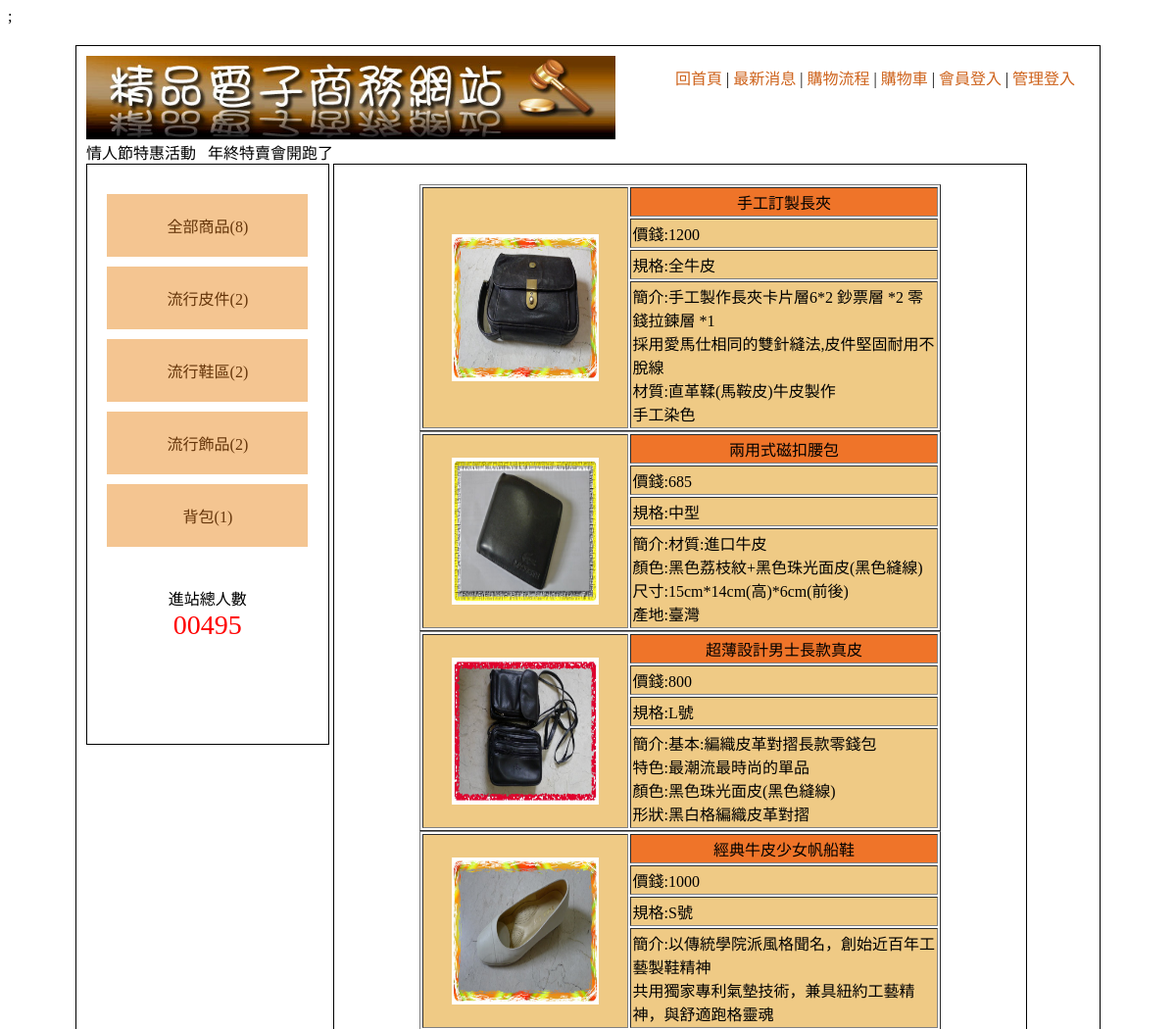
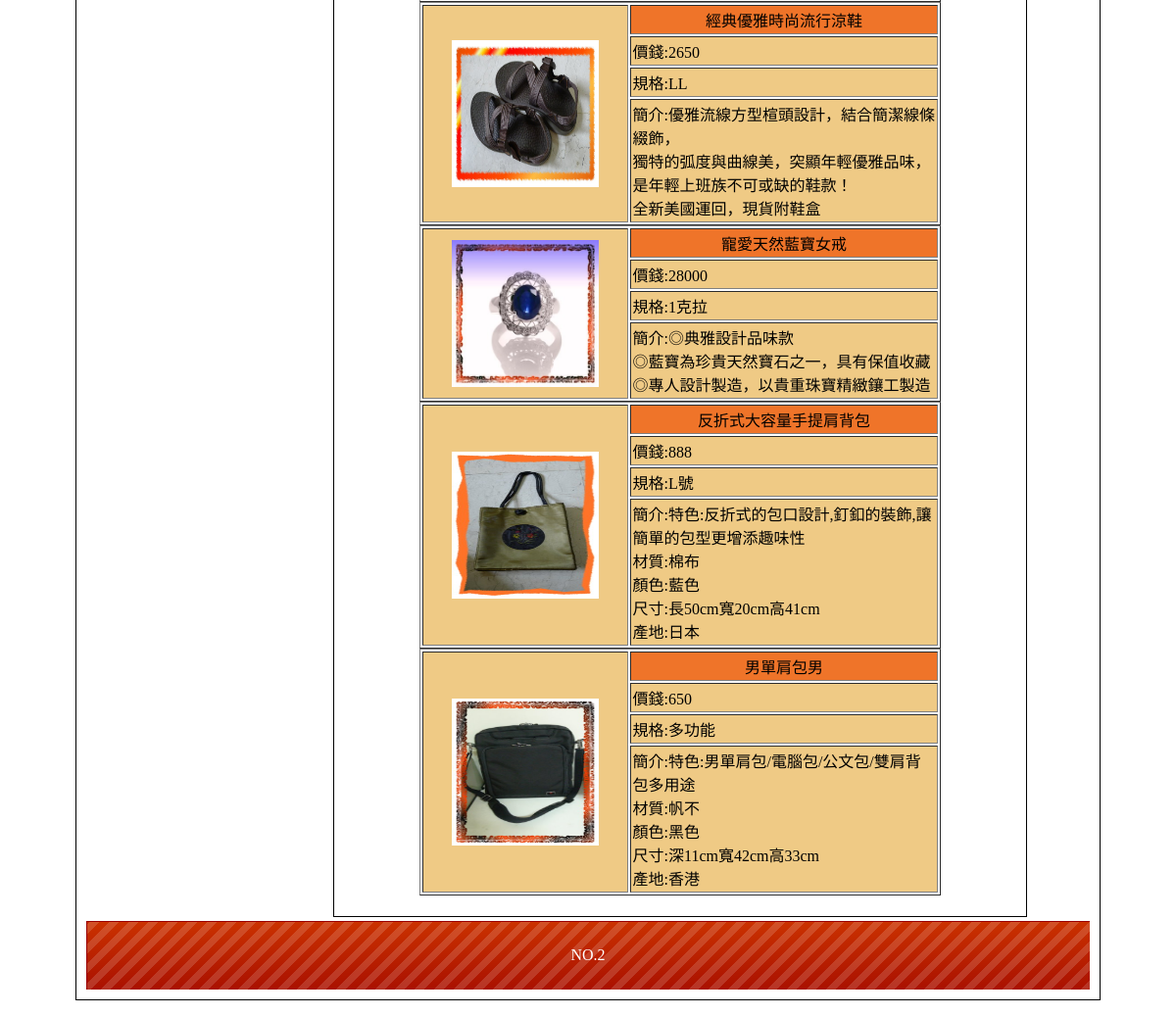
The page / on the database its author committed (2 pictures, top to bottom).
### tables this page shows
CREATE TABLE `item1` (
  `item1_seq` int(10) UNSIGNED NOT NULL,
  `item1_txt` text NOT NULL
);

CREATE TABLE `item3` (
  `item3_seq` int(10) UNSIGNED NOT NULL,
  `item3_txt` text NOT NULL,
  `item3_price` int(10) NOT NULL,
  `item3_type` text NOT NULL,
  `item3_howmuch` int(10) NOT NULL,
  `item3_img` text NOT NULL,
  `item3_con` text NOT NULL,
  `item3_i1` int(10) NOT NULL,
  `item3_i2` int(10) NOT NULL,
  `item3_display` int(2) NOT NULL
);

CREATE TABLE `bot` (
  `bot_seq` int(10) UNSIGNED NOT NULL,
  `bot_txt` text NOT NULL
);

### all.php (the view)
<?php
$sql = "select * from item3 where item3_display = '1'";
$c1  = mysqli_query($link,$sql);
$c2  = mysqli_fetch_assoc($c1);
?>
<div style="overflow:auto;" >
<?php do{ ?>
<table width="80%" border="1" cellspacing="2" cellpadding="2" align="center">
  <tr>
    <td width="40%" rowspan="4" align="center" valign="middle" class="pp"><a href='index.php?do=itemdata&seq=<?=$c2["item3_seq"]?>'><img src="img/<?=$c2["item3_img"]?>" width="150" height="150"></a></td>
    <td align="center" valign="middle" class="tt"><?=$c2["item3_txt"]?></td>
  </tr>
  <tr>
    <td align="left" valign="middle" class="pp">價錢:<?=$c2["item3_price"]?></td>
  </tr>
  <tr>
    <td align="left" valign="middle" class="pp">規格:<?=$c2["item3_type"]?></td>
  </tr>
  <tr>
    <td align="left" valign="middle" class="pp">簡介:<?=nl2br($c2["item3_con"])?></td>
  </tr>
</table>
<?php }while($c2  = mysqli_fetch_assoc($c1)) ?>
</div>

### index.php (shortened to what this page needs)
<!DOCTYPE html PUBLIC "-//W3C//DTD XHTML 1.0 Transitional//EN" "http://www.w3.org/TR/xhtml1/DTD/xhtml1-transitional.dtd">
<?php
include_once("head.php");
?>
<body>
	<div id="main" style="width:1024px;">
    	<div id="top">
        	<a href="index.php">
            	<img src="./home_files/0416.jpg" width="540">
            </a>
                        <div style="padding:10px;width:413px;float:right">
                <a href="?">回首頁</a> |
                <a href="?do=news">最新消息</a> |
                <a href="?do=look">購物流程</a> |
                <a href="?do=buycart">購物車</a> |
                                <a href="?do=login">會員登入</a> |
                                <a href="?do=adminlog">管理登入</a>
           </div>
                <marquee>情人節特惠活動 &nbsp; 年終特賣會開跑了   </marquee>      </div>
        <div id="left" class="ct" style="overflow:auto;">
        	<div style="min-height:400px;">
                        <?php include_once("leftlist.php");?>
        	            </div>
                        <span>
            	<div>進站總人數</div>
                <div style="color:#f00; font-size:28px;">
                	00495                </div>
            </span>
                    </div>
        <div id="right" style="overflow:auto;">
                <?php include_once($dolist[$do]); ?>
        	        </div>
                        <?php
					$sql = "select * from bot";
					$c1  = mysqli_query($link,$sql);
					$c2  = mysqli_fetch_assoc($c1);
					?>
	<div  style="line-height:70px; color:#FFF; background:url(icon/bot.png);" class="ct">
        <?=$c2["bot_txt"]?>   </div>
    </div>
</body></html>

### leftlist.php (shortened to what this page needs)
<?php
$sql = "select * from item3";
$c1  = mysqli_query($link,$sql);
$row = mysqli_num_rows($c1);
$sql = "select * from item1";
$c1  = mysqli_query($link,$sql);
$c2  = mysqli_fetch_assoc($c1);
?>
<div class=""><a href="index.php?do=all">全部商品(<?=$row?>)</a></div>
<?php do{
        $sqll = "select * from item2 where item2_i1 = '".$c2["item1_seq"]."'";
        $cc1  = mysqli_query($link,$sqll);
        $row  = mysqli_num_rows($cc1);
    ?>
    <div class="mainmu"><a href="index.php?do=item&item1=<?=$c2['item1_seq']?>"><?=$c2["item1_txt"]?>(<?=$row?>)</a>
    </div>
<?php
}while($c2 = mysqli_fetch_assoc($c1))
 ?>

### home_files/css.css (style rules this page uses)
body { font-family:"微軟正黑體"; }
#main { width:1034px; padding:10px; margin:20px auto 20px auto; border:#000 solid 1px; min-height:768px; }
#top a { color:#CE631C; text-decoration:none; }
#left { display:inline-block; width:20%; padding:2%; min-height:550px; vertical-align:top; border:#000 1px solid; }
#left a { display:block; padding:20px 5px 20px 5px; text-decoration:none; background:#F4C591; margin:10px auto 10px auto; color:#65350A; }
.ct { text-align:center; }
#right { display:inline-block; width:65%; padding:2%; min-height:550px; border:#000 1px solid; overflow:auto; }
.tt { background:#EF7429; }
.pp { background:#EFCA85; }

### rows shown on the page
item1: item1_txt "流行皮件", row "2"
item1: item1_txt "流行鞋區", row "2"
item1: item1_txt "流行飾品", row "2"
item1: item1_txt "背包", row "1"
item3: item3_img (picture), item3_txt "手工訂製長夾", item3_price "1200", item3_type "全牛皮", item3_con "手工製作長夾卡片層6*2 鈔票層 *2 零錢拉鍊層 *1 採用愛馬仕相同的雙針縫法,皮件堅固耐用不脫線 材質:直革鞣(馬鞍皮)牛皮製作 手工染色"
item3: item3_img (picture), item3_txt "兩用式磁扣腰包", item3_price "685", item3_type "中型", item3_con "材質:進口牛皮 顏色:黑色荔枝紋+黑色珠光面皮(黑色縫線) 尺寸:15cm*14cm(高)*6cm(前後) 產地:臺灣"
item3: item3_img (picture), item3_txt "超薄設計男士長款真皮", item3_price "800", item3_type "L號", item3_con "基本:編織皮革對摺長款零錢包 特色:最潮流最時尚的單品 顏色:黑色珠光面皮(黑色縫線) 形狀:黑白格編織皮革對摺"
item3: item3_img (picture), item3_txt "經典牛皮少女帆船鞋", item3_price "1000", item3_type "S號", item3_con "以傳統學院派風格聞名，創始近百年工藝製鞋精神 共用獨家專利氣墊技術，兼具紐約工藝精神，與舒適跑格靈魂"
item3: item3_img (picture), item3_txt "經典優雅時尚流行涼鞋", item3_price "2650", item3_type "LL", item3_con "優雅流線方型楦頭設計，結合簡潔線條綴飾， 獨特的弧度與曲線美，突顯年輕優雅品味， 是年輕上班族不可或缺的鞋款！ 全新美國運回，現貨附鞋盒"
item3: item3_img (picture), item3_txt "寵愛天然藍寶女戒", item3_price "28000", item3_type "1克拉", item3_con "◎典雅設計品味款 ◎藍寶為珍貴天然寶石之一，具有保值收藏 ◎專人設計製造，以貴重珠寶精緻鑲工製造"
item3: item3_img (picture), item3_txt "反折式大容量手提肩背包", item3_price "888", item3_type "L號", item3_con "特色:反折式的包口設計,釘釦的裝飾,讓簡單的包型更增添趣味性 材質:棉布 顏色:藍色 尺寸:長50cm寬20cm高41cm 產地:日本"
item3: item3_img (picture), item3_txt "男單肩包男", item3_price "650", item3_type "多功能", item3_con "特色:男單肩包/電腦包/公文包/雙肩背包多用途 材質:帆不 顏色:黑色 尺寸:深11cm寬42cm高33cm 產地:香港"
bot: bot_txt "NO.2"

### other values the page prints
$row "8"
